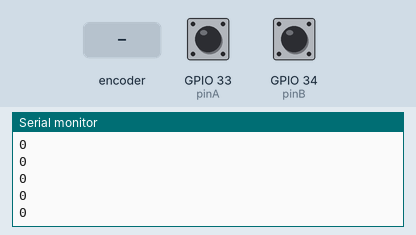
A sketch run on a simulated ESP32. Shown: the last lines printed to the serial monitor. The test bench sets the inputs (shaded band); at power-on: GPIO 33 (pinA) HIGH, GPIO 34 (pinB) HIGH.

Above: at 1.2 s.
1.3 s: rotary encoder on GPIO 33 (pinA) / GPIO 34 (pinB) turned 1 step (first pin leading)
At 1.41 s:
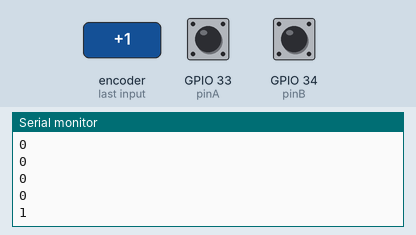
3.0 s: rotary encoder on GPIO 33 (pinA) / GPIO 34 (pinB) turned 1 step (first pin leading)
At 3.11 s:
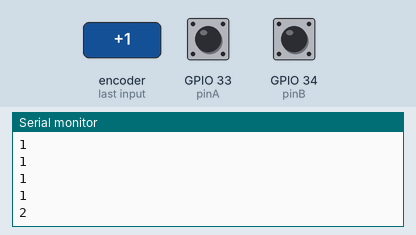
Timing chart, 0 to 6.0 s (numbered marks = the images above; inputs shaded):
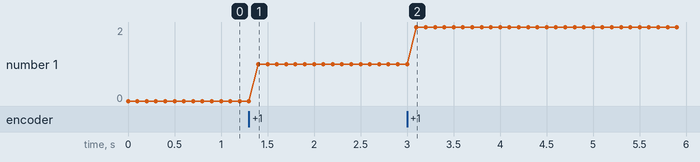

The sketch:

encoder.ino
```cpp
int pinA = 33;
int pinB = 34;

enum TurnDirection { SUNWISE, WIDDERSHINS, NONE };

volatile TurnDirection turn = NONE;
volatile int encoderState = B11;
volatile int completedSunwiseTurns = 0;

void setup()
{
  pinMode(pinA, INPUT_PULLUP);
  pinMode(pinB, INPUT_PULLUP);
  Serial.begin(9600);
  attachInterrupt(digitalPinToInterrupt(pinA), pinAISR, CHANGE);
  attachInterrupt(digitalPinToInterrupt(pinB), pinBISR, CHANGE);
}

void loop()
{
  Serial.println(completedSunwiseTurns);
  /*
  if (completedSunwiseTurns > 0)
  {
    Serial.println("turn sunwise!");
    completedSunwiseTurns -= 1;
  }
  else if (completedSunwiseTurns < 0)
  {
    Serial.println("turn widdershins!");
    completedSunwiseTurns += 1;
  }
  */
  delay(100);
}

void pinAISR()
{
  if (digitalRead(pinA) == HIGH) //rising
  {
    if (encoderState == B01)
    {
      if (turn == WIDDERSHINS)
        completedSunwiseTurns -= 1;
      turn = NONE;
    }
    encoderState |= B10;
  }
  else //falling
  {
    if (encoderState == B11)
      turn = SUNWISE;
    encoderState &= B01;
  }
}

void pinBISR()
{
  if (digitalRead(pinB) == HIGH) //rising
  {
    if (encoderState == B10)
    {
      if (turn == SUNWISE)
        completedSunwiseTurns += 1;
      turn = NONE;
    }
    encoderState |= B01;
  }
  else //falling
  {
    if (encoderState == B11)
      turn = WIDDERSHINS;
    encoderState &= B10;
  }
}
```

Measured:
- after the input at 1.3 s, the serial monitor: prints a new line after 0.10 s (image 1)
- after the input at 3.0 s, the serial monitor: prints a new line after 0.10 s (image 2)
- plotted number 1: 0 → 1 after the input at 1.3 s, 1 → 2 after the input at 3.0 s
